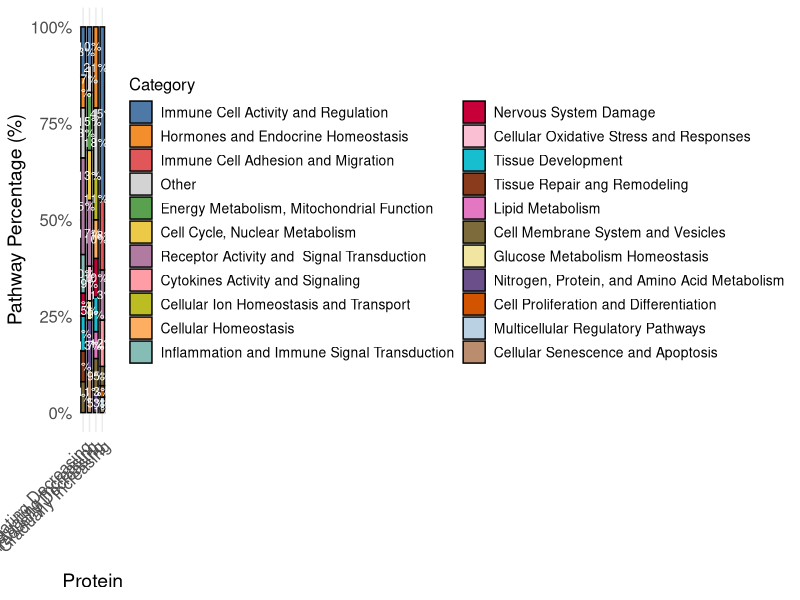
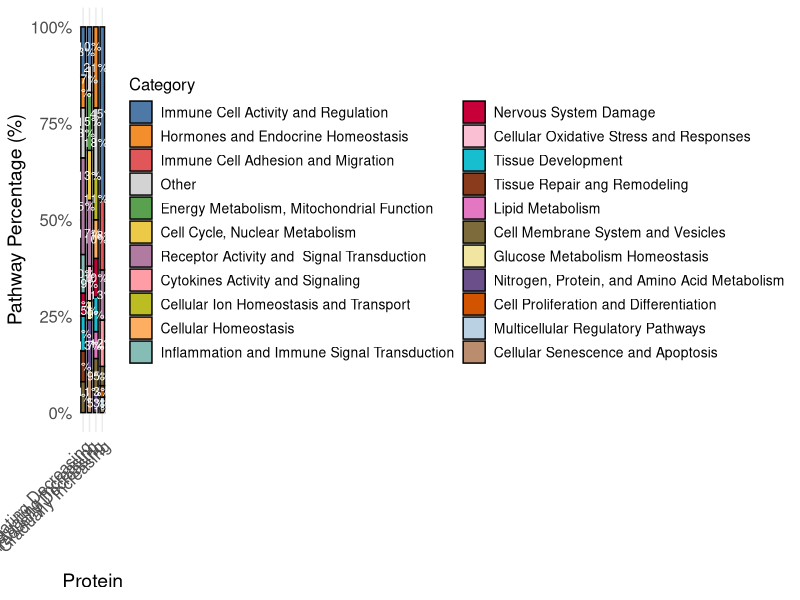

Recreate these plots in R, in order.
# =============================
# 1. Load packages
# =============================
library(ggplot2)
library(dplyr)
library(readxl)
library(forcats)
library(scales)

# =============================
# 2. Read data
# =============================
A <- read_excel("./data/figure1_d_Stacked Bar Plot.xlsx")
head(A)

# =============================
# 3. Define color palette
# =============================
my_colors <- c(
  "#4E79A7", "#F28E2B", "#E15759", "lightgrey", "#59A14F", 
  "#EDC948", "#B07AA1", "#FF9DA7", "#bcbd22", "#fdae61", 
  "#86BCB6", "#C70039", "#FABFD2", "#17becf", "#8A3B1B", 
  "#e377c2", "#7E6B3C", "#F0E6A2", "#6B4F8B", "#D35400", 
  "#B9D1E3", "#BB8D6F", "#D3B8E5", "#97C5E2"
)

# =============================
# 4. Percentage calculation
# =============================
A_percent <- A %>%
  group_by(Group) %>%
  mutate(Percent = Count / sum(Count) * 100) %>%
  arrange(Group, Percent) %>%
  ungroup() %>%
  mutate(Category = factor(Category))

# =============================
# 5. Stacked bar plot
# =============================
ggplot(
  A_percent,
  aes(
    x = Group,
    y = Percent,
    fill = fct_reorder2(Category, Group, Percent)
  )
) +
  geom_bar(
    stat = "identity",
    width = 0.7,
    color = "black"
  ) +
  geom_text(
    aes(label = paste0(round(Percent, 1), "%")),
    position = position_stack(vjust = 0.5),
    size = 3,
    color = "white"
  ) +
  scale_fill_manual(values = my_colors) +
  scale_y_continuous(
    labels = percent_format(scale = 1)
  ) +
  labs(
    x = "Protein",
    y = "Pathway Percentage (%)",
    fill = "Category"
  ) +
  theme_minimal() +
  theme(
    axis.text.x = element_text(size = 12, angle = 45, hjust = 1),
    axis.text.y = element_text(size = 12),
    axis.title  = element_text(size = 14),
    legend.title = element_text(size = 12),
    legend.text  = element_text(size = 10)
  )

# =============================
# 6. Save figure
# =============================
ggsave("./results/stacked_bar.pdf", width = 9, height = 6)
